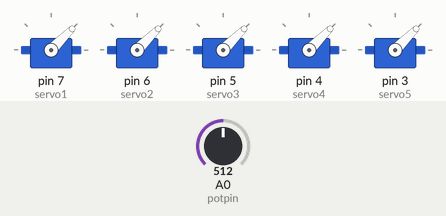
Recording of a sketch running on a simulated Arduino Uno, built with avr-gcc and run on an emulated ATmega328P. On the bench: 5 × servo. Inputs (shaded band) come from the test bench; at power-on: A0 (potpin) = 512.

Above: at 2.8 s.
2.9 s: A0 (potpin) set to 716
At 4.6 s:
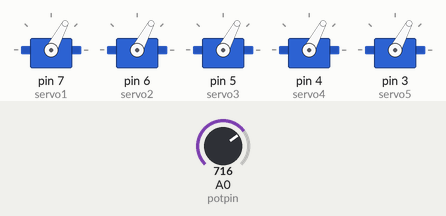
5.6 s: A0 (potpin) set to 1023
At 7.3 s:
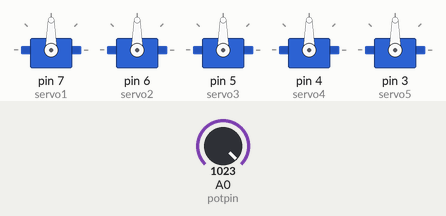
8.3 s: A0 (potpin) set to 306
At 10.4 s:
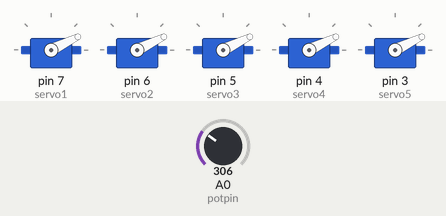
11.5 s: A0 (potpin) set to 122
At 13.1 s:
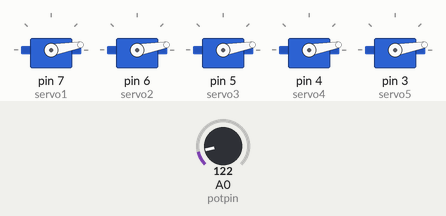
Timing chart, 0 to 14.6 s (numbered marks = the images above; inputs shaded):
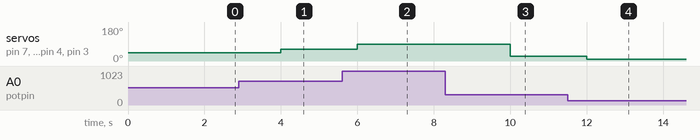

Measured:
- after the input at 2.9 s, servo on pin 7 (servo1), servo on pin 6 (servo2), servo on pin 5 (servo3), servo on pin 4 (servo4), servo on pin 3 (servo5): 45° → 62° after 1.1 s
- after the input at 5.6 s, servo on pin 7 (servo1), servo on pin 6 (servo2), servo on pin 5 (servo3), servo on pin 4 (servo4), servo on pin 3 (servo5): 62° → 90° after 0.40 s
- after the input at 8.3 s, servo on pin 7 (servo1), servo on pin 6 (servo2), servo on pin 5 (servo3), servo on pin 4 (servo4), servo on pin 3 (servo5): 90° → 26° after 1.7 s
- after the input at 11.5 s, servo on pin 7 (servo1), servo on pin 6 (servo2), servo on pin 5 (servo3), servo on pin 4 (servo4), servo on pin 3 (servo5): 26° → 10° after 0.50 s

The sketch:

ServoMotor.ino
```cpp
#include <Servo.h> //Including servo library
Servo servo1; //Creating copy from the library for 5 servo motors
Servo servo2;
Servo servo3;
Servo servo4;
Servo servo5;
int min = 480; // setting the min and max value to make sure that the servo motor reach to the desired angle
int max = 2500;
int potpin = 0; // varible for the values of the resistors pin 0
int val; //varible for

void setup()
{
  servo1.attach(7,min,max); //seting the values for the adruino
  servo2.attach(6,min,max);
  servo3.attach(5,min,max);
  servo4.attach(4,min,max);
  servo5.attach(3,min,max);
}
void loop()
{
  val = analogRead(potpin); //read the value from the varible resistor (scaling)
  val = map(val, 0, 1023, 0, 90); // this part is setting the resistor value and the maximum angle for the variable resistor (0-90 degrees)

  servo1.write(val); // sending the values to each servo
  servo2.write(val);
  servo3.write(val);
  servo4.write(val);
  servo5.write(val);
  delay(2000); } //delay after each movment
```
